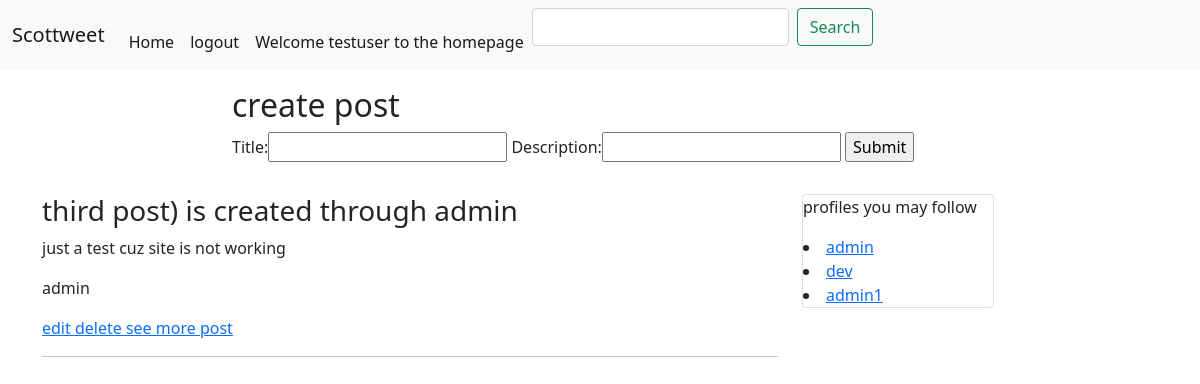
The app's page /home/ (signed in), older data.
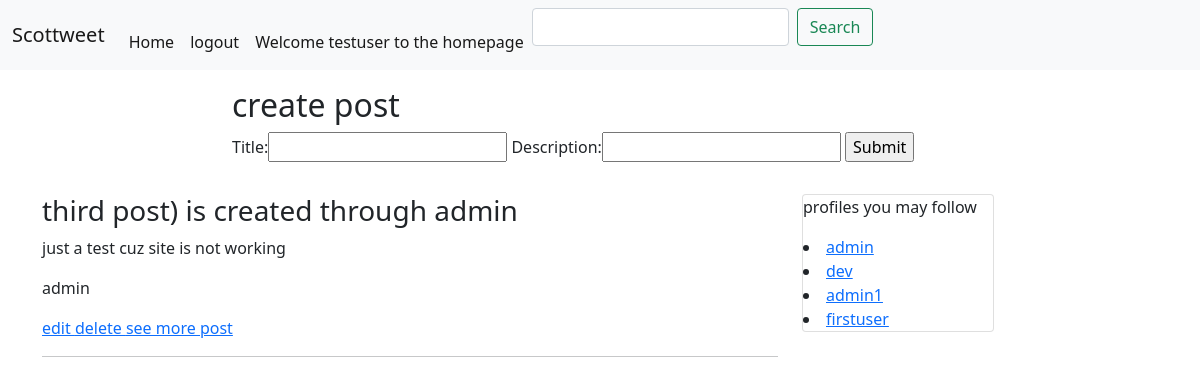
The same page, newer data.
### feed/models.py (models this page shows, shortened)
class Post(models.Model):
    author = models.ForeignKey(User, on_delete=models.CASCADE)
    title = models.CharField(max_length=200)
    description = models.CharField(max_length=200)
    created = models.DateTimeField(auto_now_add=True)
    published_date = models.DateTimeField(blank=True, null=True)
    likes = models.ManyToManyField(User, related_name='postlike')
    class Meta:
        ordering = ('-created',)

### accounts/models.py (models this page shows, shortened)
class Profile(models.Model):
    user = models.OneToOneField(User, on_delete=models.CASCADE)
    bio = models.CharField(max_length=350, default='welcome to my bio', null=True)
    following = models.ManyToManyField(User, related_name='following', blank=True)

### feed/views.py (the view, shortened to what this page needs)
# urls.py: path('home/', HomeFeedView.as_view(), name='feed'),
class HomeFeedView(View):
    def get(self,request):
        profiles = Profile.objects.all().exclude(user=request.user)
        profile = Profile.objects.get(user=request.user)
        posts = Post.objects.filter(author__in=profile.following.all())
        search_text = request.GET.get('search_box', None)
        if search_text:
            posts = Post.objects.filter(title__contains=search_text)
        return render(request, 'feed/homefeed.html',{'posts':posts,'form':PostForm(),'profiles':profiles})

### feed/forms.py
class PostForm(forms.ModelForm):
    class Meta:
        model = Post
        fields = ['title','description']

### templates/feed/homefeed.html (shortened to what this page needs)
{% extends 'base.html' %}
{% block content %}
{% include "navbar.html" %}
<div class="container">
    <div class="row">
        <div class="col-8 offset-2 my-3">
            <h2> create post </h2>
            <form method ="POST" action="">
                {{form}}
                <input type="submit" name="create post">
            </form>
        </div>
    </div>
    <div class="row">
        <div class="col-8">
            {% for post in posts %}
                <div class="">
                    <h3>{{ post.title }}</h3>
                    <p>{{ post.description }}</p>
                    <p> {{post.author}}</p>
                    <div class="">
                        <a href="{% url 'edit_post' post.pk %}"> edit </a>
                        <a href="{% url 'delete_post' post.pk %}"> delete </a>
                        <a href="{% url 'detail_post' post.pk %}"> see more post </a>
                        </div>
                    <hr>
                </div>
            {% endfor %}
        </div>
        <div class="col-4">
            <div class="card" style="width: 12rem;">
                <p> profiles you may follow </p>
                    {% for profile in profiles %}
                  <li><a href="{% url 'profile_detail' profile.pk %}">{{profile.user}}</a></li>
                    {% endfor %}
                </div>
        </div>
    </div>
</div>
{% endblock %}

Row changes from the older to the newer data that the page shows:
added Profile: user "firstuser"
